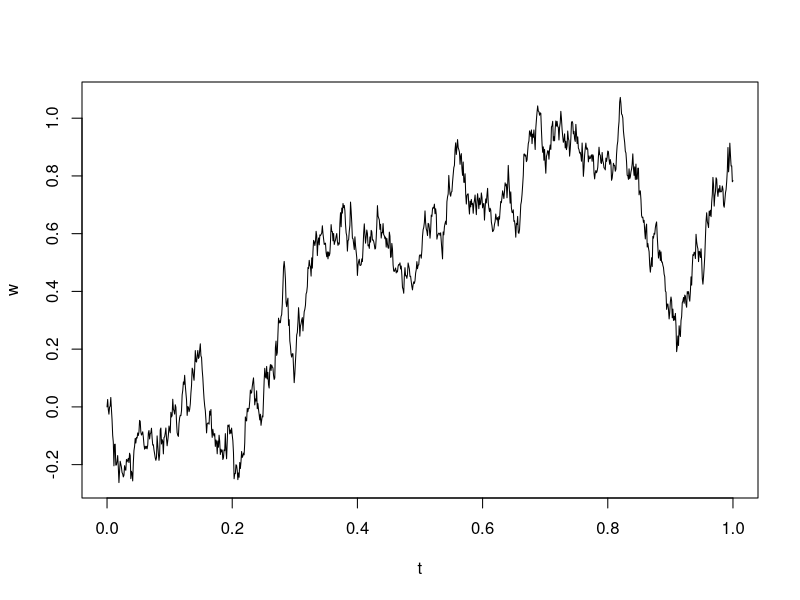

This figure's R source:
n = 1000
t = seq(0,1, 1/n)
k = length(t)

z <- rnorm(k)
w = numeric(k)
for( i in 1:(k-1)){
  w[i+1] <- w[i] + 1*sqrt(t[i+1] - t[i]) * z[i]
}


plot(t,w, type = 'l' )
